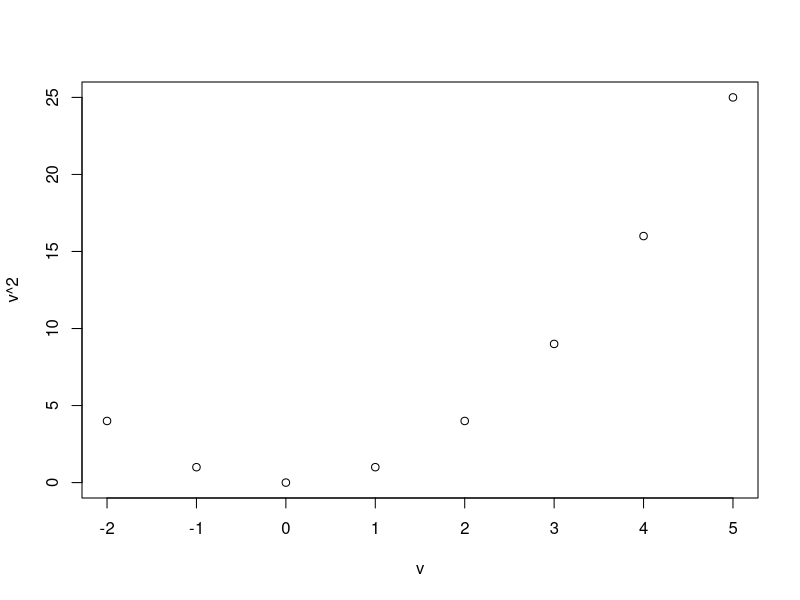
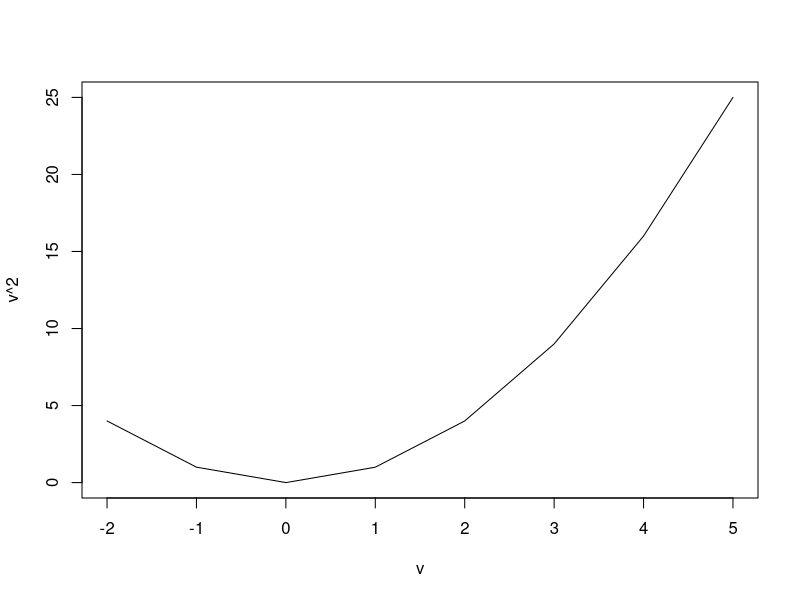
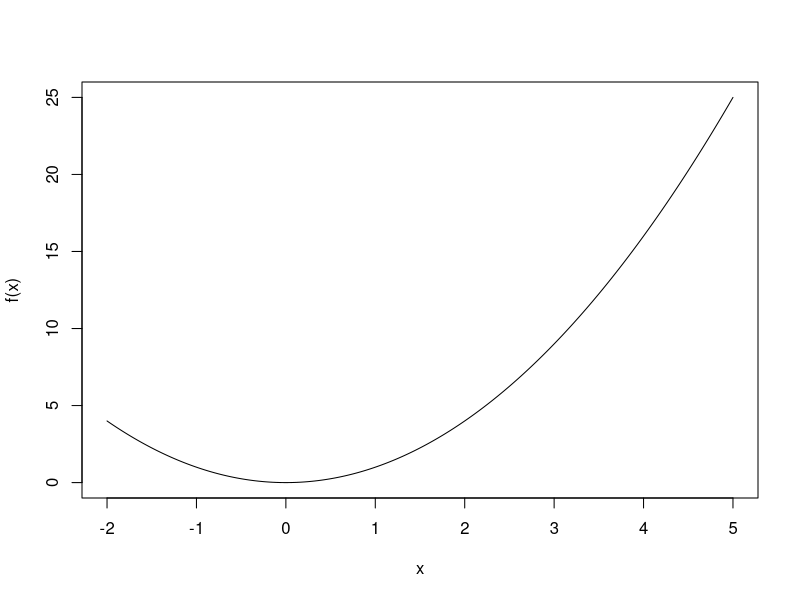
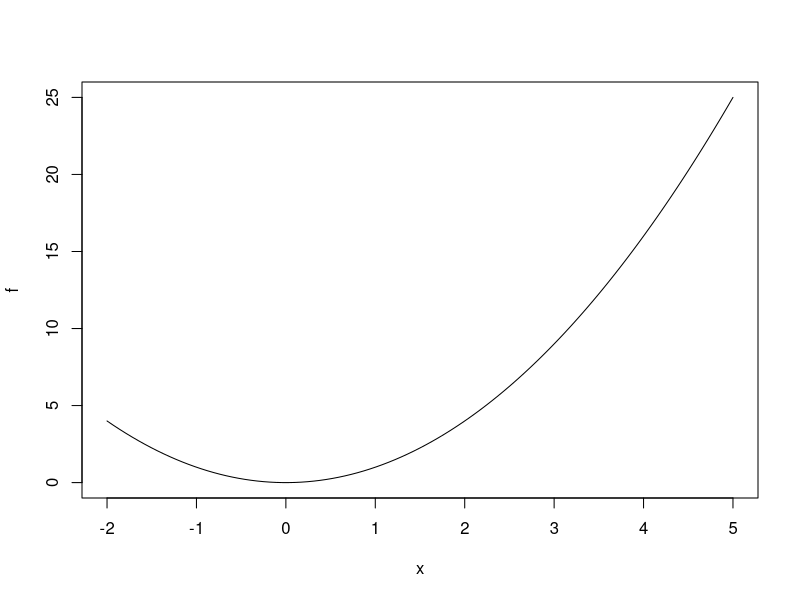
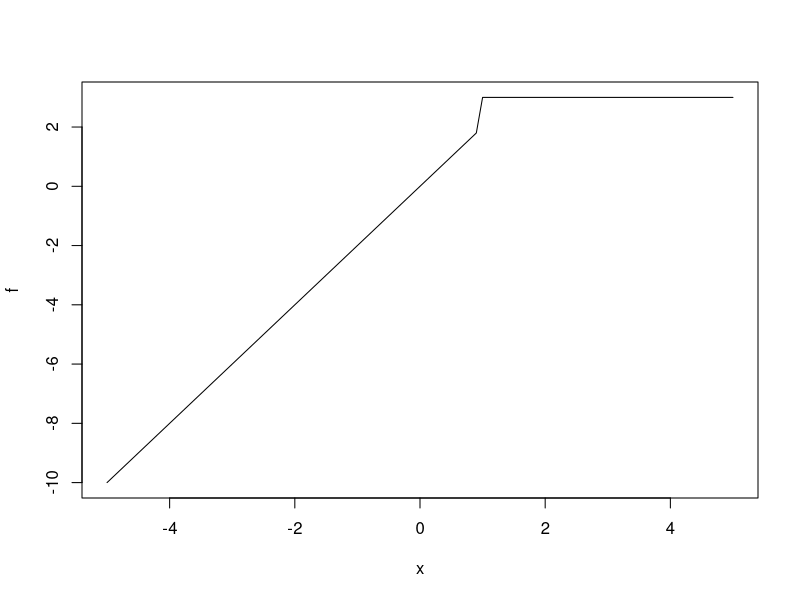
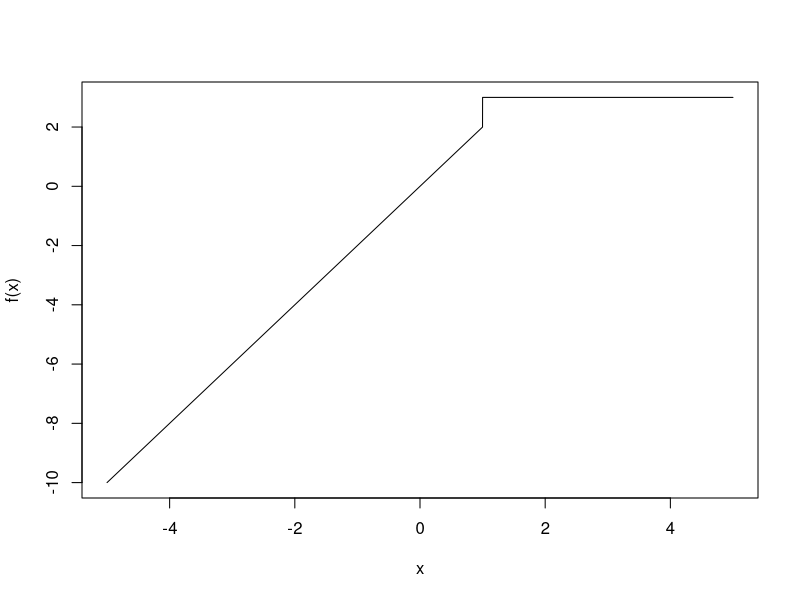

These figures' R source, in order:
(-2)^2
(-1)^2
(0)^2

v <- c(-2,-1,0,1)
v
v^2
v^2+3

v <- seq(-2,5)
v
v^2

(-2:5)^2


v <- seq(-2,5,2)
v
v^2


?plot



#Plot a function
v <- seq(-2,5)
v
v^2
plot(v,v^2)
plot(v,v^2, type = "l")
?plot


f <- function(x){x^2}
f(10)

x <- seq(-2,5,0.01)
plot(x, f(x), type = "l")
plot(f, -2,5)

f <- function(x){
  ifelse(x < 1, 2*x, 3)
}

f(-2)
f(-1)
f(0)
f(1)
f(45.6)

v <- c(2,5)
f(v)


plot(f,-5,5)
x <- seq(-5,5, 0.001)
plot(x, f(x), type = "l")
